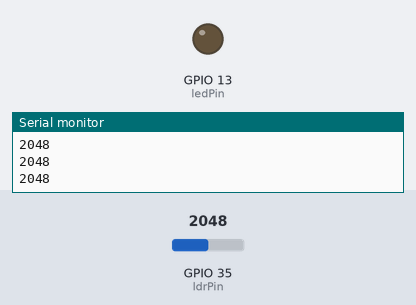
This sketch was run on a simulated ESP32. Shown: output pins drawn as LEDs (lit = HIGH), the last lines printed to the serial monitor. The test bench sets the inputs (shaded band); at power-on: GPIO 35 (ldrPin) = 2048.

Above: at 1.2 s.
1.3 s: GPIO 35 (ldrPin) set to 519
2.8 s: GPIO 35 (ldrPin) set to 454
At 4.0 s:
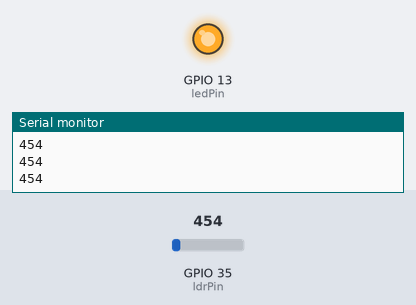
4.3 s: GPIO 35 (ldrPin) set to 540
At 5.3 s:
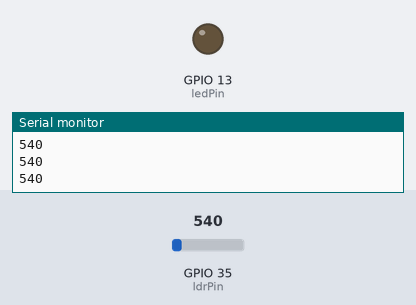
5.8 s: GPIO 35 (ldrPin) set to 491
At 6.4 s:
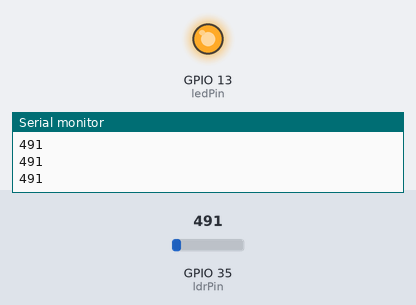
Timing chart, 0 to 8.3 s (numbered marks = the images above; inputs shaded):
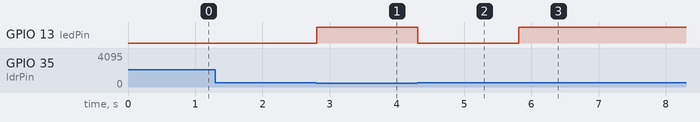

The sketch:

analog_input.ino
```cpp
int ledPin = 13;
int ldrPin = 35;

void setup()
{
  Serial.begin(9600);
  pinMode(ledPin, OUTPUT);
  pinMode(ldrPin, INPUT);
}

void loop()
{
  int ldrValue = analogRead(ldrPin);
  Serial.println(ldrValue);
  if(ldrValue < 500){
   digitalWrite(ledPin, HIGH);
  } else {
   digitalWrite(ledPin, LOW);
  }
}
```

Measured:
- the behaviour switches between 500 and 499 on GPIO 35 (ldrPin) (found by bisection; images 0 and 1)
- after the input at 2.8 s, GPIO 13 (ledPin): LOW → HIGH at once
- after the input at 4.3 s, GPIO 13 (ledPin): HIGH → LOW at once
- after the input at 5.8 s, GPIO 13 (ledPin): LOW → HIGH at once
